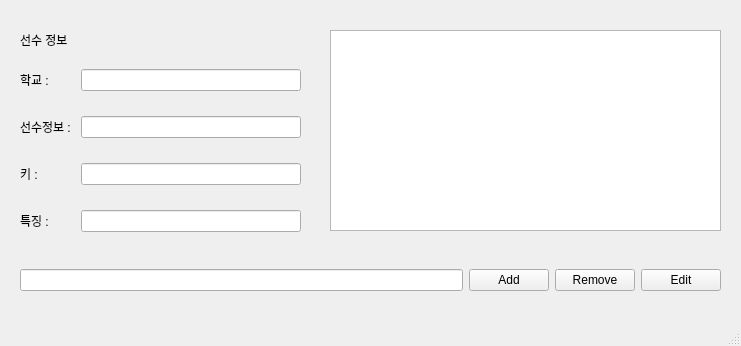
<?xml version="1.0" encoding="UTF-8"?>
<ui version="4.0">
 <class>MainWindow</class>
 <widget class="QMainWindow" name="MainWindow">
  <property name="geometry">
   <rect>
    <x>0</x>
    <y>0</y>
    <width>741</width>
    <height>346</height>
   </rect>
  </property>
  <property name="windowTitle">
   <string>MainWindow</string>
  </property>
  <widget class="QWidget" name="centralwidget">
   <widget class="QWidget" name="verticalLayoutWidget">
    <property name="geometry">
     <rect>
      <x>330</x>
      <y>30</y>
      <width>391</width>
      <height>201</height>
     </rect>
    </property>
    <layout class="QVBoxLayout" name="verticalLayout">
     <item>
      <widget class="QListWidget" name="listWidget"/>
     </item>
    </layout>
   </widget>
   <widget class="QWidget" name="gridLayoutWidget">
    <property name="geometry">
     <rect>
      <x>20</x>
      <y>260</y>
      <width>701</width>
      <height>41</height>
     </rect>
    </property>
    <layout class="QGridLayout" name="gridLayout_2">
     <item row="0" column="2">
      <widget class="QPushButton" name="pushButton_remove">
       <property name="text">
        <string>Remove</string>
       </property>
      </widget>
     </item>
     <item row="0" column="0">
      <widget class="QLineEdit" name="lineEdit_add"/>
     </item>
     <item row="0" column="1">
      <widget class="QPushButton" name="pushButton_add">
       <property name="text">
        <string>Add</string>
       </property>
      </widget>
     </item>
     <item row="0" column="3">
      <widget class="QPushButton" name="pushButton_edit">
       <property name="text">
        <string>Edit</string>
       </property>
      </widget>
     </item>
    </layout>
   </widget>
   <widget class="QWidget" name="gridLayoutWidget_2">
    <property name="geometry">
     <rect>
      <x>20</x>
      <y>50</y>
      <width>281</width>
      <height>201</height>
     </rect>
    </property>
    <layout class="QGridLayout" name="gridLayout_3">
     <item row="1" column="2">
      <widget class="QLabel" name="label">
       <property name="text">
        <string>학교 : </string>
       </property>
      </widget>
     </item>
     <item row="2" column="3">
      <widget class="QLineEdit" name="lineEdit_position"/>
     </item>
     <item row="3" column="3">
      <widget class="QLineEdit" name="lineEdit_height"/>
     </item>
     <item row="1" column="3">
      <widget class="QLineEdit" name="lineEdit_school"/>
     </item>
     <item row="4" column="2">
      <widget class="QLabel" name="label_4">
       <property name="text">
        <string>특징 : </string>
       </property>
      </widget>
     </item>
     <item row="2" column="2">
      <widget class="QLabel" name="label_2">
       <property name="text">
        <string>선수정보 : </string>
       </property>
      </widget>
     </item>
     <item row="3" column="2">
      <widget class="QLabel" name="label_3">
       <property name="text">
        <string>키 :</string>
       </property>
      </widget>
     </item>
     <item row="4" column="3">
      <widget class="QLineEdit" name="lineEdit_char"/>
     </item>
    </layout>
   </widget>
   <widget class="QLabel" name="label_5">
    <property name="geometry">
     <rect>
      <x>20</x>
      <y>30</y>
      <width>63</width>
      <height>19</height>
     </rect>
    </property>
    <property name="text">
     <string>선수 정보</string>
    </property>
   </widget>
  </widget>
  <widget class="QMenuBar" name="menubar">
   <property name="geometry">
    <rect>
     <x>0</x>
     <y>0</y>
     <width>741</width>
     <height>27</height>
    </rect>
   </property>
  </widget>
  <widget class="QStatusBar" name="statusbar"/>
 </widget>
 <resources/>
 <connections/>
</ui>
